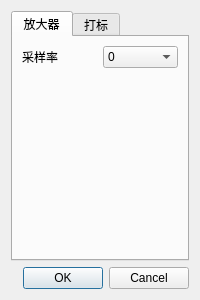
<?xml version="1.0" encoding="UTF-8"?>
<ui version="4.0">
 <class>AmpSetting</class>
 <widget class="QDialog" name="AmpSetting">
  <property name="geometry">
   <rect>
    <x>0</x>
    <y>0</y>
    <width>200</width>
    <height>300</height>
   </rect>
  </property>
  <property name="minimumSize">
   <size>
    <width>200</width>
    <height>300</height>
   </size>
  </property>
  <property name="maximumSize">
   <size>
    <width>200</width>
    <height>300</height>
   </size>
  </property>
  <property name="windowTitle">
   <string>放大器设置</string>
  </property>
  <layout class="QVBoxLayout" name="verticalLayout_2">
   <item>
    <layout class="QVBoxLayout" name="verticalLayout">
     <item>
      <widget class="QTabWidget" name="tabWidget">
       <property name="currentIndex">
        <number>0</number>
       </property>
       <widget class="QWidget" name="tab">
        <attribute name="title">
         <string>放大器</string>
        </attribute>
        <layout class="QVBoxLayout" name="verticalLayout_3">
         <item>
          <layout class="QGridLayout" name="gridLayout">
           <item row="0" column="0">
            <widget class="QLabel" name="label">
             <property name="text">
              <string>采样率</string>
             </property>
            </widget>
           </item>
           <item row="0" column="1">
            <widget class="QComboBox" name="m_combobox_srate">
             <property name="currentIndex">
              <number>0</number>
             </property>
             <item>
              <property name="text">
               <string>0</string>
              </property>
             </item>
             <item>
              <property name="text">
               <string>100</string>
              </property>
             </item>
             <item>
              <property name="text">
               <string>250</string>
              </property>
             </item>
             <item>
              <property name="text">
               <string>500</string>
              </property>
             </item>
             <item>
              <property name="text">
               <string>1000</string>
              </property>
             </item>
            </widget>
           </item>
           <item row="1" column="1">
            <spacer name="verticalSpacer">
             <property name="orientation">
              <enum>Qt::Vertical</enum>
             </property>
             <property name="sizeHint" stdset="0">
              <size>
               <width>20</width>
               <height>40</height>
              </size>
             </property>
            </spacer>
           </item>
          </layout>
         </item>
        </layout>
       </widget>
       <widget class="QWidget" name="tab_2">
        <attribute name="title">
         <string>打标</string>
        </attribute>
       </widget>
      </widget>
     </item>
     <item>
      <widget class="QDialogButtonBox" name="buttonBox">
       <property name="orientation">
        <enum>Qt::Horizontal</enum>
       </property>
       <property name="standardButtons">
        <set>QDialogButtonBox::Cancel|QDialogButtonBox::Ok</set>
       </property>
      </widget>
     </item>
    </layout>
   </item>
  </layout>
 </widget>
 <resources/>
 <connections>
  <connection>
   <sender>buttonBox</sender>
   <signal>accepted()</signal>
   <receiver>AmpSetting</receiver>
   <slot>accept()</slot>
   <hints>
    <hint type="sourcelabel">
     <x>248</x>
     <y>254</y>
    </hint>
    <hint type="destinationlabel">
     <x>157</x>
     <y>274</y>
    </hint>
   </hints>
  </connection>
  <connection>
   <sender>buttonBox</sender>
   <signal>rejected()</signal>
   <receiver>AmpSetting</receiver>
   <slot>reject()</slot>
   <hints>
    <hint type="sourcelabel">
     <x>316</x>
     <y>260</y>
    </hint>
    <hint type="destinationlabel">
     <x>286</x>
     <y>274</y>
    </hint>
   </hints>
  </connection>
 </connections>
</ui>
